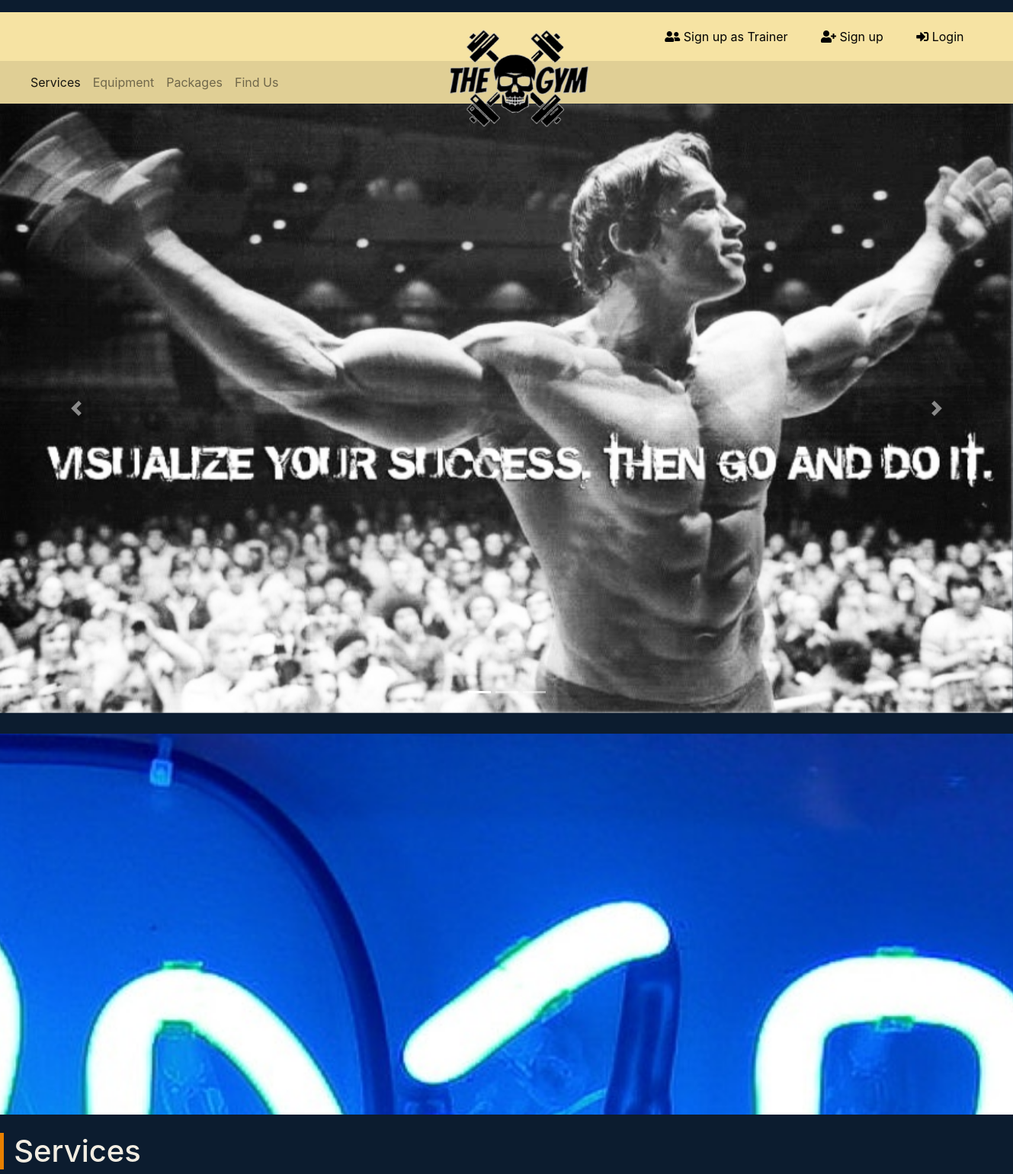
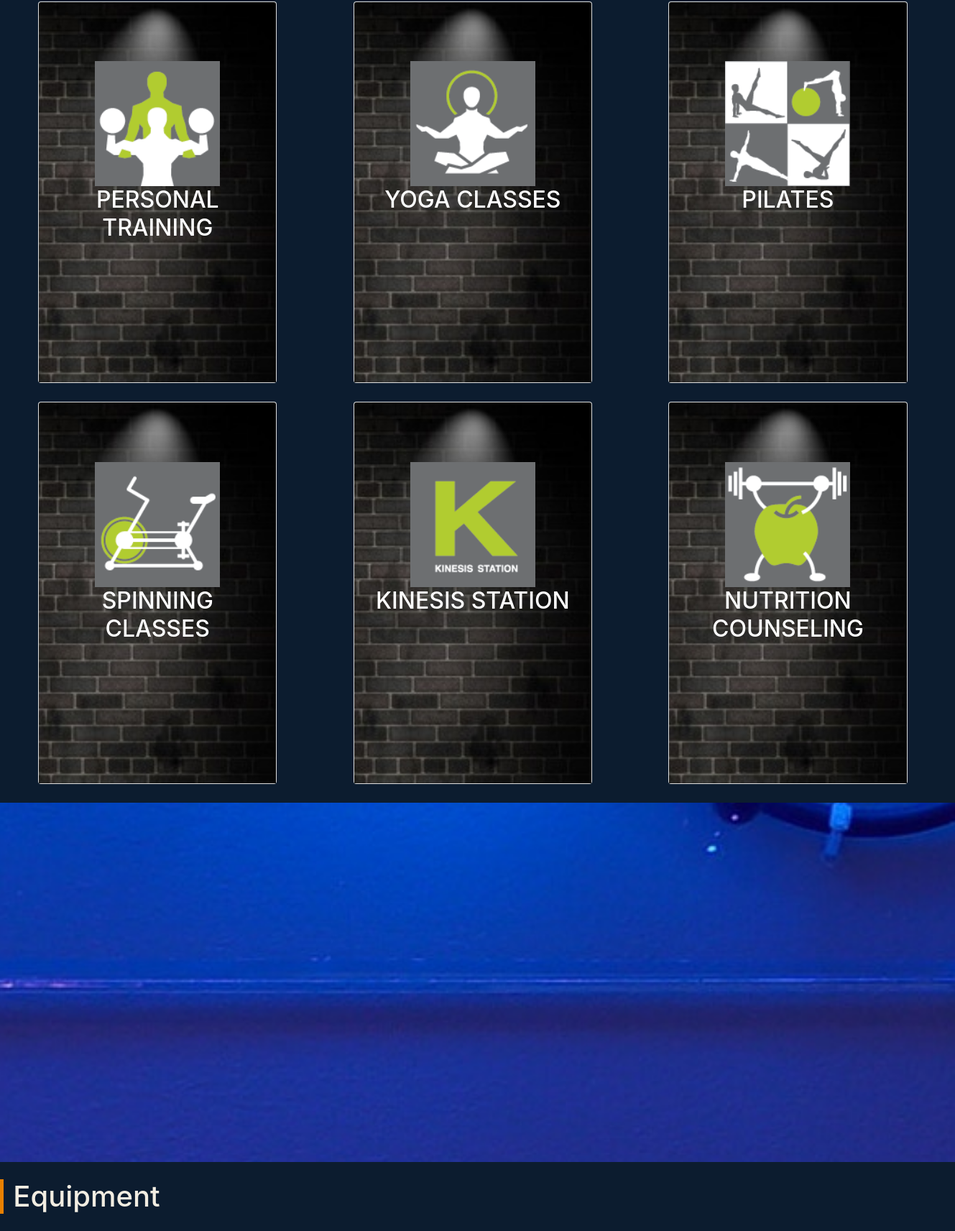
The page / (upper part) on the database its author committed (2 pictures, top to bottom).
### tables this page shows
CREATE TABLE `activities` (
  `a_id` varchar(10) NOT NULL,
  `name` varchar(20) NOT NULL,
  `content` varchar(400) NOT NULL,
  `path` varchar(40) NOT NULL
);

### index.php (the view, shortened to what this page needs)
<!DOCTYPE html>
<html>
<head>
	<link rel="stylesheet" type="text/css" href="index.css">
	<link rel="stylesheet" href="https://stackpath.bootstrapcdn.com/bootstrap/4.1.3/css/bootstrap.min.css">
	<link rel="stylesheet" href="https://use.fontawesome.com/releases/v5.2.0/css/all.css">
  <?php
    include 'server.php';
  ?>
	</head>
<body>
    <div class="container-fluid" style="background-color: #f6e3a3;">
      <button type="button" class="btn btn-primary-outline" id="mobile-button" data-toggle="modal" data-target="#sign-up_t"><i class="fas fa-user-friends"></i><span id="hidden-xs"> Sign up as Trainer</span></button>
      <button type="button" class="btn btn-primary-outline" style="margin: 1%;" data-toggle="modal" data-target="#sign-up"><i class="fas fa-user-plus"></i><span id="hidden-xs"> Sign up</span></button>
      <button type="button" class="btn btn-primary-outline" data-toggle="modal" data-target="#log-in"><i class="fas fa-sign-in-alt"></i><span id="hidden-xs"> Login</span></button>
    </div>
    <nav class="container-fluid navbar navbar-expand-lg sticky-top navbar-light" style="background-color: #e0cf95;">
    <a class="navbar-brand" href="#"><img id="brand-logo" src="images/logo.png"></a>
      <div class="collapse navbar-collapse" id="navbarNavAltMarkup">
        <div class="navbar-nav">
          <a href="#services" class="nav-item nav-link active" href="#">Services <span class="sr-only">(current)</span></a>
          <a href="#equipment" class="nav-item nav-link" href="#">Equipment</a>
          <a href="#package" class="nav-item nav-link" href="#">Packages</a>
          <a href="#con" class="nav-item nav-link" href="#">Find Us</a>
        </div>
      </div>
    </nav>
		<div id="slideshow" class="carousel slide" data-ride="carousel">
		  <ol class="carousel-indicators">
		    <li data-target="#slideshow" data-slide-to="0" class="active"></li>
		    <li data-target="#slideshow" data-slide-to="1"></li>
		    <li data-target="#slideshow" data-slide-to="2"></li>
		  </ol>
		  <div class="carousel-inner">
		    <div class="carousel-item active">
		      <img src="images/h1.jpg" class="desktop_img">
		    </div>
		  </div>
		  <a class="carousel-control-prev" href="#slideshow" role="button" data-slide="prev">
		    <span class="carousel-control-prev-icon" aria-hidden="true"></span>
		  </a>
		  <a class="carousel-control-next" href="#slideshow" role="button" data-slide="next">
		    <span class="carousel-control-next-icon" aria-hidden="true"></span>
		  </a>
		</div>
<div class="fixed-bg"></div>
<br>
  <a name="services"><h1>Services</h1></a>
<?php
          $sql = 'SELECT *
              FROM activities where a_id IN (1, 3, 4, 5, 7, 8)';
           $query = mysqli_query($conn, $sql);
?>
<div class="row" id="services-container">
<?php
  while ($row = mysqli_fetch_array($query))
    {
?>
      <div class="card col-lg-3 col-md-5 col-s-10">
          <img class="card-img-top" src="images/servicesbg.jpg"">
          <div class="card-body card-img-overlay">
            <h2><div><img height="60%" width="60% class="card-img-top" src="<?php echo $row['path']; ?>"></div><?php echo $row['name'];?></h2>
          </div>
      </div>
<?php
}
?>
</div>
<div class="fixed-bg"></div>
<br>
		<a name="equipment"><h1>Equipment</h1></a>
<br>
</body>
</html>

### index.css (style rules this page uses)
body { background-color: #0c1c2f !important; color: #f2ede2 !important; }
.fixed-bg { background-image: url("images/background.jpg"); min-height: 500px; background-attachment: fixed; background-position: center; background-repeat: no-repeat; background-size: cover; }
.btn-primary-outline { background:transparent; color:#000000; padding-bottom: 0; }
#slideshow .carousel-inner { position: relative; text-align: center; color: white; font-size: 2em; margin-bottom: 2%; }
#slideshow .carousel-inner img { width:100%; height:800px; }
#services-container { margin-left:0px; margin-right:0px; padding-left:0px; margin-right:0px; }
#services-container .card { padding:0 0 0 0; margin-left: 4%; margin-right: 4%; margin-bottom: 2%; color: white; }
h1 { padding-left:1%; color: #0c1c2f; border-left: 5px solid #e88000; }
#services-container .card .card-body { text-align: center; padding-top: 25%; }
#brand-logo { width: 200px; transform: translateX(-50%); margin-left: 50%; bottom: -65%; position: absolute; }
#mobile-button { margin-left: 65%; }

### rows shown on the page
activities: path (picture), name "PERSONAL TRAINING"
activities: path (picture), name "YOGA CLASSES"
activities: path (picture), name "PILATES"
activities: path (picture), name "SPINNING CLASSES"
activities: path (picture), name "KINESIS STATION"
activities: path (picture), name "NUTRITION COUNSELING"
